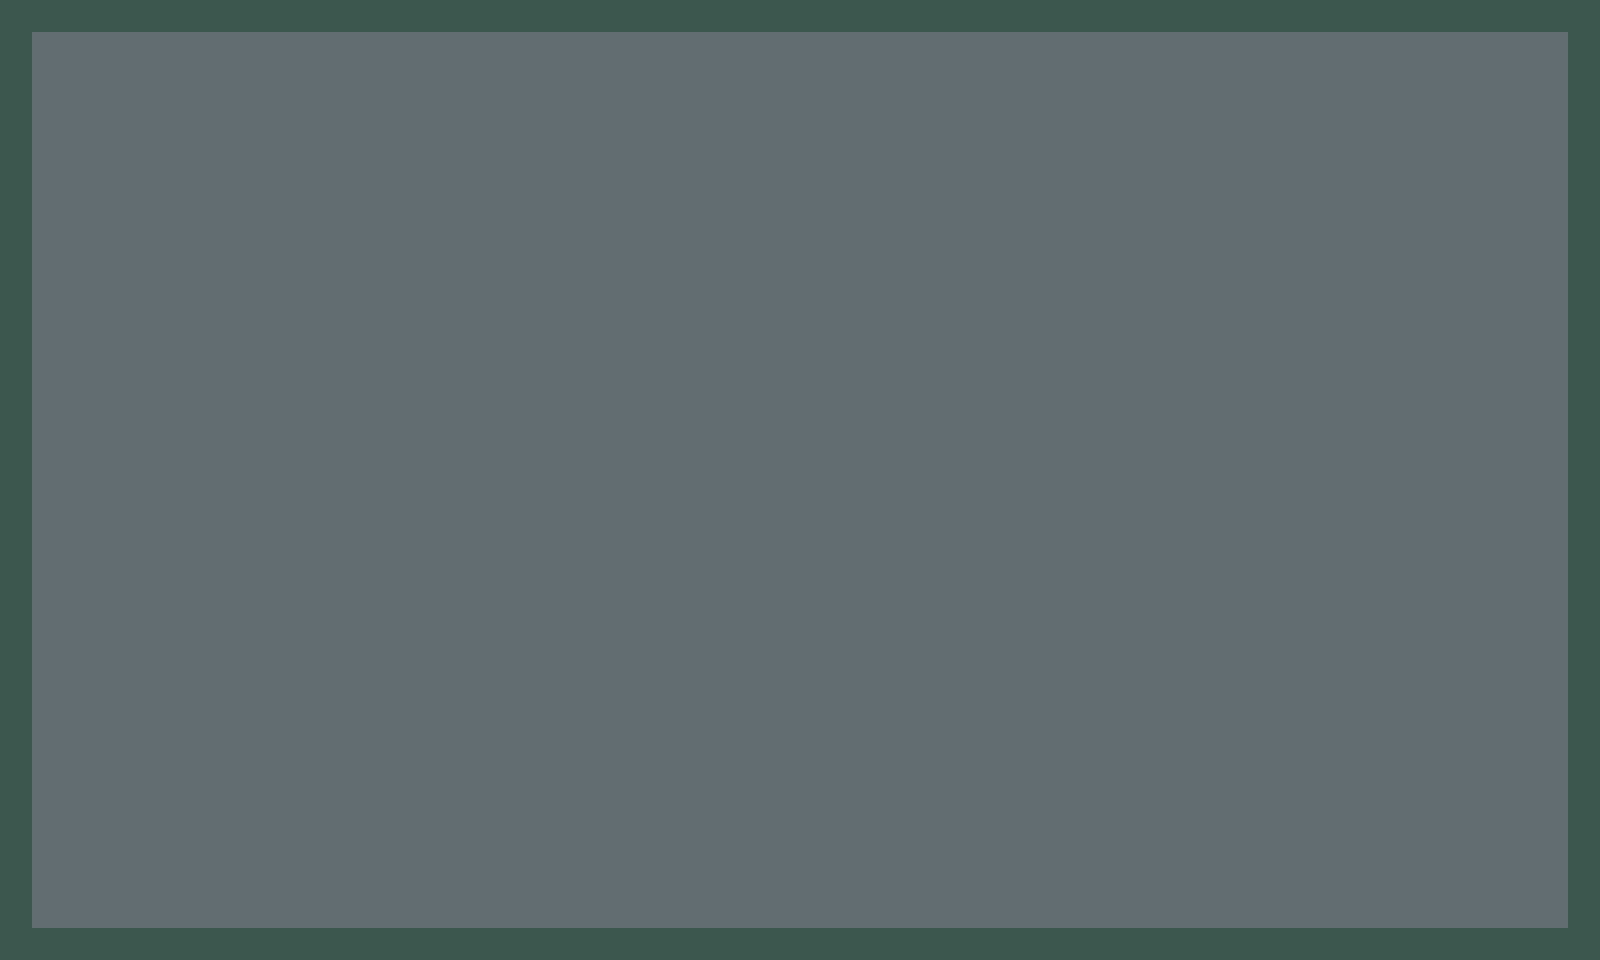

This game map was drawn from its Tiled (.tmx) file and the tilesets committed beside it. A one-line description and the full map source follow:
An orthogonal 50x30 tile map with 32x32 px tiles, 2 tile layers (地面, 障碍物), 3 tilesets and 2 objects.

<map version="1.10" tiledversion="1.10.2" orientation="orthogonal" renderorder="right-down" width="50" height="30" tilewidth="32" tileheight="32" infinite="0" nextlayerid="5" nextobjectid="15">
 <tileset firstgid="1" name="City" tilewidth="32" tileheight="32" tilecount="7240" columns="8">
  <image source="tiles/City.png" trans="000000" width="256" height="28971" />
 </tileset>
 <tileset firstgid="7241" source="tiles/portals.tsx" />
 <tileset firstgid="7247" source="tiles/npcs.tsx" />
 <layer id="1" name="地面" width="50" height="30">
  <data encoding="csv">
7,7,7,7,7,7,7,7,7,7,7,7,7,7,7,7,7,7,7,7,7,7,7,7,7,7,7,7,7,7,7,7,7,7,7,7,7,7,7,7,7,7,7,7,7,7,7,7,7,7,
7,7,7,7,7,7,7,7,7,7,7,7,7,7,7,7,7,7,7,7,7,7,7,7,7,7,7,7,7,7,7,7,7,7,7,7,7,7,7,7,7,7,7,7,7,7,7,7,7,7,
7,7,7,7,7,7,7,7,7,7,7,7,7,7,7,7,7,7,7,7,7,7,7,7,7,7,7,7,7,7,7,7,7,7,7,7,7,7,7,7,7,7,7,7,7,7,7,7,7,7,
7,7,7,7,7,7,7,7,7,7,7,7,7,7,7,7,7,7,7,7,7,7,7,7,7,7,7,7,7,7,7,7,7,7,7,7,7,7,7,7,7,7,7,7,7,7,7,7,7,7,
7,7,7,7,7,7,7,7,7,7,7,7,7,7,7,7,7,7,7,7,7,7,7,7,7,7,7,7,7,7,7,7,7,7,7,7,7,7,7,7,7,7,7,7,7,7,7,7,7,7,
7,7,7,7,7,7,7,7,7,7,7,7,7,7,7,7,7,7,7,7,7,7,7,7,7,7,7,7,7,7,7,7,7,7,7,7,7,7,7,7,7,7,7,7,7,7,7,7,7,7,
7,7,7,7,7,7,7,7,7,7,7,7,7,7,7,7,7,7,7,7,7,7,7,7,7,7,7,7,7,7,7,7,7,7,7,7,7,7,7,7,7,7,7,7,7,7,7,7,7,7,
7,7,7,7,7,7,7,7,7,7,7,7,7,7,7,7,7,7,7,7,7,7,7,7,7,7,7,7,7,7,7,7,7,7,7,7,7,7,7,7,7,7,7,7,7,7,7,7,7,7,
7,7,7,7,7,7,7,7,7,7,7,7,7,7,7,7,7,7,7,7,7,7,7,7,7,7,7,7,7,7,7,7,7,7,7,7,7,7,7,7,7,7,7,7,7,7,7,7,7,7,
7,7,7,7,7,7,7,7,7,7,7,7,7,7,7,7,7,7,7,7,7,7,7,7,7,7,7,7,7,7,7,7,7,7,7,7,7,7,7,7,7,7,7,7,7,7,7,7,7,7,
7,7,7,7,7,7,7,7,7,7,7,7,7,7,7,7,7,7,7,7,7,7,7,7,7,7,7,7,7,7,7,7,7,7,7,7,7,7,7,7,7,7,7,7,7,7,7,7,7,7,
7,7,7,7,7,7,7,7,7,7,7,7,7,7,7,7,7,7,7,7,7,7,7,7,7,7,7,7,7,7,7,7,7,7,7,7,7,7,7,7,7,7,7,7,7,7,7,7,7,7,
7,7,7,7,7,7,7,7,7,7,7,7,7,7,7,7,7,7,7,7,7,7,7,7,7,7,7,7,7,7,7,7,7,7,7,7,7,7,7,7,7,7,7,7,7,7,7,7,7,7,
7,7,7,7,7,7,7,7,7,7,7,7,7,7,7,7,7,7,7,7,7,7,7,7,7,7,7,7,7,7,7,7,7,7,7,7,7,7,7,7,7,7,7,7,7,7,7,7,7,7,
7,7,7,7,7,7,7,7,7,7,7,7,7,7,7,7,7,7,7,7,7,7,7,7,7,7,7,7,7,7,7,7,7,7,7,7,7,7,7,7,7,7,7,7,7,7,7,7,7,7,
7,7,7,7,7,7,7,7,7,7,7,7,7,7,7,7,7,7,7,7,7,7,7,7,7,7,7,7,7,7,7,7,7,7,7,7,7,7,7,7,7,7,7,7,7,7,7,7,7,7,
7,7,7,7,7,7,7,7,7,7,7,7,7,7,7,7,7,7,7,7,7,7,7,7,7,7,7,7,7,7,7,7,7,7,7,7,7,7,7,7,7,7,7,7,7,7,7,7,7,7,
7,7,7,7,7,7,7,7,7,7,7,7,7,7,7,7,7,7,7,7,7,7,7,7,7,7,7,7,7,7,7,7,7,7,7,7,7,7,7,7,7,7,7,7,7,7,7,7,7,7,
7,7,7,7,7,7,7,7,7,7,7,7,7,7,7,7,7,7,7,7,7,7,7,7,7,7,7,7,7,7,7,7,7,7,7,7,7,7,7,7,7,7,7,7,7,7,7,7,7,7,
7,7,7,7,7,7,7,7,7,7,7,7,7,7,7,7,7,7,7,7,7,7,7,7,7,7,7,7,7,7,7,7,7,7,7,7,7,7,7,7,7,7,7,7,7,7,7,7,7,7,
7,7,7,7,7,7,7,7,7,7,7,7,7,7,7,7,7,7,7,7,7,7,7,7,7,7,7,7,7,7,7,7,7,7,7,7,7,7,7,7,7,7,7,7,7,7,7,7,7,7,
7,7,7,7,7,7,7,7,7,7,7,7,7,7,7,7,7,7,7,7,7,7,7,7,7,7,7,7,7,7,7,7,7,7,7,7,7,7,7,7,7,7,7,7,7,7,7,7,7,7,
7,7,7,7,7,7,7,7,7,7,7,7,7,7,7,7,7,7,7,7,7,7,7,7,7,7,7,7,7,7,7,7,7,7,7,7,7,7,7,7,7,7,7,7,7,7,7,7,7,7,
7,7,7,7,7,7,7,7,7,7,7,7,7,7,7,7,7,7,7,7,7,7,7,7,7,7,7,7,7,7,7,7,7,7,7,7,7,7,7,7,7,7,7,7,7,7,7,7,7,7,
7,7,7,7,7,7,7,7,7,7,7,7,7,7,7,7,7,7,7,7,7,7,7,7,7,7,7,7,7,7,7,7,7,7,7,7,7,7,7,7,7,7,7,7,7,7,7,7,7,7,
7,7,7,7,7,7,7,7,7,7,7,7,7,7,7,7,7,7,7,7,7,7,7,7,7,7,7,7,7,7,7,7,7,7,7,7,7,7,7,7,7,7,7,7,7,7,7,7,7,7,
7,7,7,7,7,7,7,7,7,7,7,7,7,7,7,7,7,7,7,7,7,7,7,7,7,7,7,7,7,7,7,7,7,7,7,7,7,7,7,7,7,7,7,7,7,7,7,7,7,7,
7,7,7,7,7,7,7,7,7,7,7,7,7,7,7,7,7,7,7,7,7,7,7,7,7,7,7,7,7,7,7,7,7,7,7,7,7,7,7,7,7,7,7,7,7,7,7,7,7,7,
7,7,7,7,7,7,7,7,7,7,7,7,7,7,7,7,7,7,7,7,7,7,7,7,7,7,7,7,7,7,7,7,7,7,7,7,7,7,7,7,7,7,7,7,7,7,7,7,7,7,
7,7,7,7,7,7,7,7,7,7,7,7,7,7,7,7,7,7,7,7,7,7,7,7,7,7,7,7,7,7,7,7,7,7,7,7,7,7,7,7,7,7,7,7,7,7,7,7,7,7
</data>
 </layer>
 <layer id="2" name="障碍物" width="50" height="30">
  <data encoding="csv">
10,10,10,10,10,10,10,10,10,10,10,10,10,10,10,10,10,10,10,10,10,10,10,10,10,10,10,10,10,10,10,10,10,10,10,10,10,10,10,10,10,10,10,10,10,10,10,10,10,10,
10,0,0,0,0,0,0,0,0,0,0,0,0,0,0,0,0,0,0,0,0,0,0,0,0,0,0,0,0,0,0,0,0,0,0,0,0,0,0,0,0,0,0,0,0,0,0,0,0,10,
10,0,0,0,0,0,0,0,0,0,0,0,0,0,0,0,0,0,0,0,0,0,0,0,0,0,0,0,0,0,0,0,0,0,0,0,0,0,0,0,0,0,0,0,0,0,0,0,0,10,
10,0,0,0,0,0,0,0,0,0,0,0,0,0,0,0,0,0,0,0,0,0,0,0,0,0,0,0,0,0,0,0,0,0,0,0,0,0,0,0,0,0,0,0,0,0,0,0,0,10,
10,0,0,0,0,0,0,0,0,0,0,0,0,0,0,0,0,0,0,0,0,0,0,0,0,0,0,0,0,0,0,0,0,0,0,0,0,0,0,0,0,0,0,0,0,0,0,0,0,10,
10,0,0,0,0,0,0,0,0,0,0,0,0,0,0,0,0,0,0,0,0,0,0,0,0,0,0,0,0,0,0,0,0,0,0,0,0,0,0,0,0,0,0,0,0,0,0,0,0,10,
10,0,0,0,0,0,0,0,0,0,0,0,0,0,0,0,0,0,0,0,0,0,0,0,0,0,0,0,0,0,0,0,0,0,0,0,0,0,0,0,0,0,0,0,0,0,0,0,0,10,
10,0,0,0,0,0,0,0,0,0,0,0,0,0,0,0,0,0,0,0,0,0,0,0,0,0,0,0,0,0,0,0,0,0,0,0,0,0,0,0,0,0,0,0,0,0,0,0,0,10,
10,0,0,0,0,0,0,0,0,0,0,0,0,0,0,0,0,0,0,0,0,0,0,0,0,0,0,0,0,0,0,0,0,0,0,0,0,0,0,0,0,0,0,0,0,0,0,0,0,10,
10,0,0,0,0,0,0,0,0,0,0,0,0,0,0,0,0,0,0,0,0,0,0,0,0,0,0,0,0,0,0,0,0,0,0,0,0,0,0,0,0,0,0,0,0,0,0,0,0,10,
10,0,0,0,0,0,0,0,0,0,0,0,0,0,0,0,0,0,0,0,0,0,0,0,0,0,0,0,0,0,0,0,0,0,0,0,0,0,0,0,0,0,0,0,0,0,0,0,0,10,
10,0,0,0,0,0,0,0,0,0,0,0,0,0,0,0,0,0,0,0,0,0,0,0,0,0,0,0,0,0,0,0,0,0,0,0,0,0,0,0,0,0,0,0,0,0,0,0,0,10,
10,0,0,0,0,0,0,0,0,0,0,0,0,0,0,0,0,0,0,0,0,0,0,0,0,0,0,0,0,0,0,0,0,0,0,0,0,0,0,0,0,0,0,0,0,0,0,0,0,10,
10,0,0,0,0,0,0,0,0,0,0,0,0,0,0,0,0,0,0,0,0,0,0,0,0,0,0,0,0,0,0,0,0,0,0,0,0,0,0,0,0,0,0,0,0,0,0,0,0,10,
10,0,0,0,0,0,0,0,0,0,0,0,0,0,0,0,0,0,0,0,0,0,0,0,0,0,0,0,0,0,0,0,0,0,0,0,0,0,0,0,0,0,0,0,0,0,0,0,0,10,
10,0,0,0,0,0,0,0,0,0,0,0,0,0,0,0,0,0,0,0,0,0,0,0,0,0,0,0,0,0,0,0,0,0,0,0,0,0,0,0,0,0,0,0,0,0,0,0,0,10,
10,0,0,0,0,0,0,0,0,0,0,0,0,0,0,0,0,0,0,0,0,0,0,0,0,0,0,0,0,0,0,0,0,0,0,0,0,0,0,0,0,0,0,0,0,0,0,0,0,10,
10,0,0,0,0,0,0,0,0,0,0,0,0,0,0,0,0,0,0,0,0,0,0,0,0,0,0,0,0,0,0,0,0,0,0,0,0,0,0,0,0,0,0,0,0,0,0,0,0,10,
10,0,0,0,0,0,0,0,0,0,0,0,0,0,0,0,0,0,0,0,0,0,0,0,0,0,0,0,0,0,0,0,0,0,0,0,0,0,0,0,0,0,0,0,0,0,0,0,0,10,
10,0,0,0,0,0,0,0,0,0,0,0,0,0,0,0,0,0,0,0,0,0,0,0,0,0,0,0,0,0,0,0,0,0,0,0,0,0,0,0,0,0,0,0,0,0,0,0,0,10,
10,0,0,0,0,0,0,0,0,0,0,0,0,0,0,0,0,0,0,0,0,0,0,0,0,0,0,0,0,0,0,0,0,0,0,0,0,0,0,0,0,0,0,0,0,0,0,0,0,10,
10,0,0,0,0,0,0,0,0,0,0,0,0,0,0,0,0,0,0,0,0,0,0,0,0,0,0,0,0,0,0,0,0,0,0,0,0,0,0,0,0,0,0,0,0,0,0,0,0,10,
10,0,0,0,0,0,0,0,0,0,0,0,0,0,0,0,0,0,0,0,0,0,0,0,0,0,0,0,0,0,0,0,0,0,0,0,0,0,0,0,0,0,0,0,0,0,0,0,0,10,
10,0,0,0,0,0,0,0,0,0,0,0,0,0,0,0,0,0,0,0,0,0,0,0,0,0,0,0,0,0,0,0,0,0,0,0,0,0,0,0,0,0,0,0,0,0,0,0,0,10,
10,0,0,0,0,0,0,0,0,0,0,0,0,0,0,0,0,0,0,0,0,0,0,0,0,0,0,0,0,0,0,0,0,0,0,0,0,0,0,0,0,0,0,0,0,0,0,0,0,10,
10,0,0,0,0,0,0,0,0,0,0,0,0,0,0,0,0,0,0,0,0,0,0,0,0,0,0,0,0,0,0,0,0,0,0,0,0,0,0,0,0,0,0,0,0,0,0,0,0,10,
10,0,0,0,0,0,0,0,0,0,0,0,0,0,0,0,0,0,0,0,0,0,0,0,0,0,0,0,0,0,0,0,0,0,0,0,0,0,0,0,0,0,0,0,0,0,0,0,0,10,
10,0,0,0,0,0,0,0,0,0,0,0,0,0,0,0,0,0,0,0,0,0,0,0,0,0,0,0,0,0,0,0,0,0,0,0,0,0,0,0,0,0,0,0,0,0,0,0,0,10,
10,0,0,0,0,0,0,0,0,0,0,0,0,0,0,0,0,0,0,0,0,0,0,0,0,0,0,0,0,0,0,0,0,0,0,0,0,0,0,0,0,0,0,0,0,0,0,0,0,10,
10,10,10,10,10,10,10,10,10,10,10,10,10,10,10,10,10,10,10,10,10,10,10,10,10,10,10,10,10,10,10,10,10,10,10,10,10,10,10,10,10,10,10,10,10,10,10,10,10,10
</data>
 </layer>
 <objectgroup id="3" name="Enemy_SIST">
  <object id="2" gid="7248" x="1048.19" y="636.257" width="192" height="192" />
 </objectgroup>
 <objectgroup id="4" name="portal_School">
  <object id="1" gid="7242" x="125" y="502" width="64" height="64" />
 </objectgroup>
</map>
